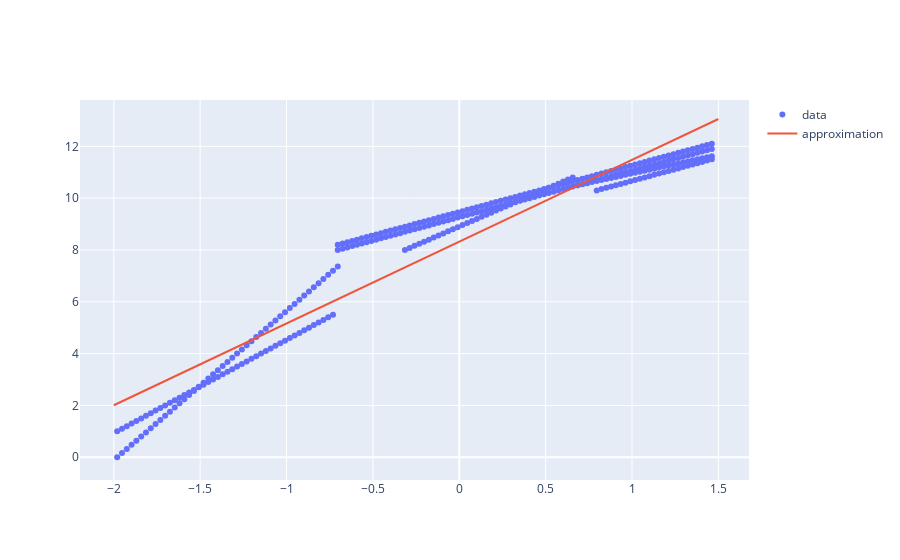
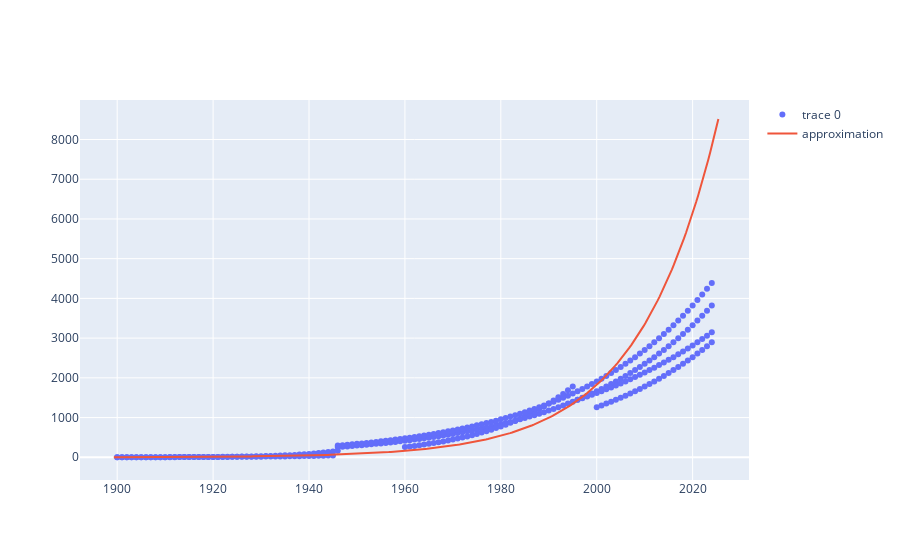

Notebook code cell kept with these figures, in order:
### Code cell
weights = model.layers[0].get_weights()

x = np.linspace(-2, 1.5, 300)
y = weights[0][0, 0] * x + weights[1][0]

print("y = ax + b")
print(f"a = {weights[0][0, 0]}")
print(f"b = {weights[1][0]}")

fig = go.Figure()
fig.add_trace(go.Scatter(x=data, y=labels, name="data", mode="markers"))
fig.add_trace(go.Scatter(x=x, y=y, name="approximation", mode="lines"))
fig.show()

go.Figure(
    [go.Scatter(x=temp, y=2 ** labels, mode="markers"),
     go.Scatter(x=(x * std) + mean, y=2 ** y, name="approximation", mode="lines")]
).show()

### Figure 1 — Plotly figure (JSON) as saved in the notebook; plotly's stock layout.template omitted (floating-point values rounded to 4 significant figures; data arrays with more than 128 entries replaced by an {"elided": "..."} marker saying what was removed)
{"data": [{"mode": "markers", "name": "data", "x": {"elided": "341 float values"}, "y": {"elided": "341 float values"}, "type": "scatter"}, {"mode": "lines", "name": "approximation", "x": {"elided": "300 float values"}, "y": {"elided": "300 float values"}, "type": "scatter"}], "layout": {}}

### Figure 2 — Plotly figure (JSON) as saved in the notebook; plotly's stock layout.template omitted (floating-point values rounded to 4 significant figures; data arrays with more than 128 entries replaced by an {"elided": "..."} marker saying what was removed)
{"data": [{"mode": "markers", "x": {"elided": "341 int values"}, "y": {"elided": "341 float values"}, "type": "scatter"}, {"mode": "lines", "name": "approximation", "x": {"elided": "300 float values"}, "y": {"elided": "300 float values"}, "type": "scatter"}], "layout": {}}
